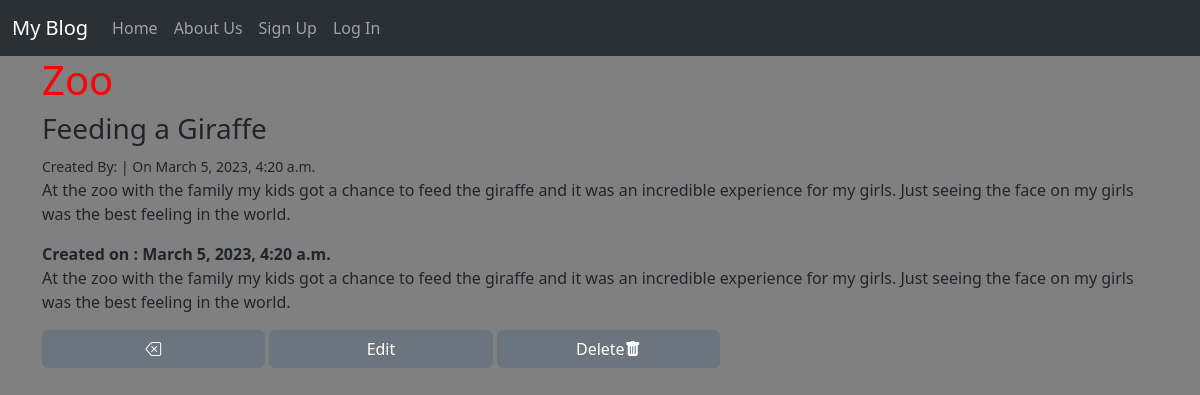
/posts/3/, run on the app's committed database.
### posts/models.py (models this page shows, shortened)
class Post(models.Model):
    title = models.CharField(max_length=128)
    subtitle = models.CharField(max_length=128)
    author = models.ForeignKey(
        'auth.User',
        on_delete=models.CASCADE
    )
    body = models.TextField()
    created_on = models.DateTimeField(auto_now_add=True)
    active = models.BooleanField(default=True)

### posts/views.py (the view)
# urls.py: path("<int:pk>/", PostDetailView.as_view(), name="detail"),
class PostDetailView(DetailView):
    template_name = "posts/detail.html"
    model = Post

### templates/posts/detail.html (shortened to what this page needs)
{% extends 'base.html' %}
{% load static %}
{% block content %}
<h1>{{ post.title }}</h1>
<h3>{{ post.subtitle }}</h3>
<small>Created By: {{ post.autor }} | On {{ post.created_on }}</small>
<p>{{ post.body }}</p>
<div class="detail-class">
    <strong class="strong-detail">Created on : {{ post.created_on }}</strong>
    <p class="detail-p">{{ post.body}}</p>
    <div class="buttonsdetail">
        <a href="{% url 'list' %}" ><button id="btn-detail" class="btn btn-secondary"><i class="bi bi-backspace"></i></button></a>
        <a href="{% url 'edit' post.id %}"><button id="btn-edit" class="btn btn-secondary">Edit</button></a>
        <a href="{% url 'delete' post.id %}
        " ><button id="btn-delete" class="btn btn-secondary">Delete<i class="bi bi-trash-fill"></i></button></a>
    </div>
</div>
{% endblock content %}

### static/css/base.css (style rules this page uses)
h1 { color: red; }
.btn { width: 20%; }
body { background-color: gray; }

### data on the page
Post: title "Zoo", subtitle "Feeding a Giraffe", created_on "March 5, 2023, 4:20 a.m.", body "At the zoo with the family my kids got a chance to feed the giraffe and it was an incredible experience for my girls. Just seeing the face on my girls was the best feeling in the world."
